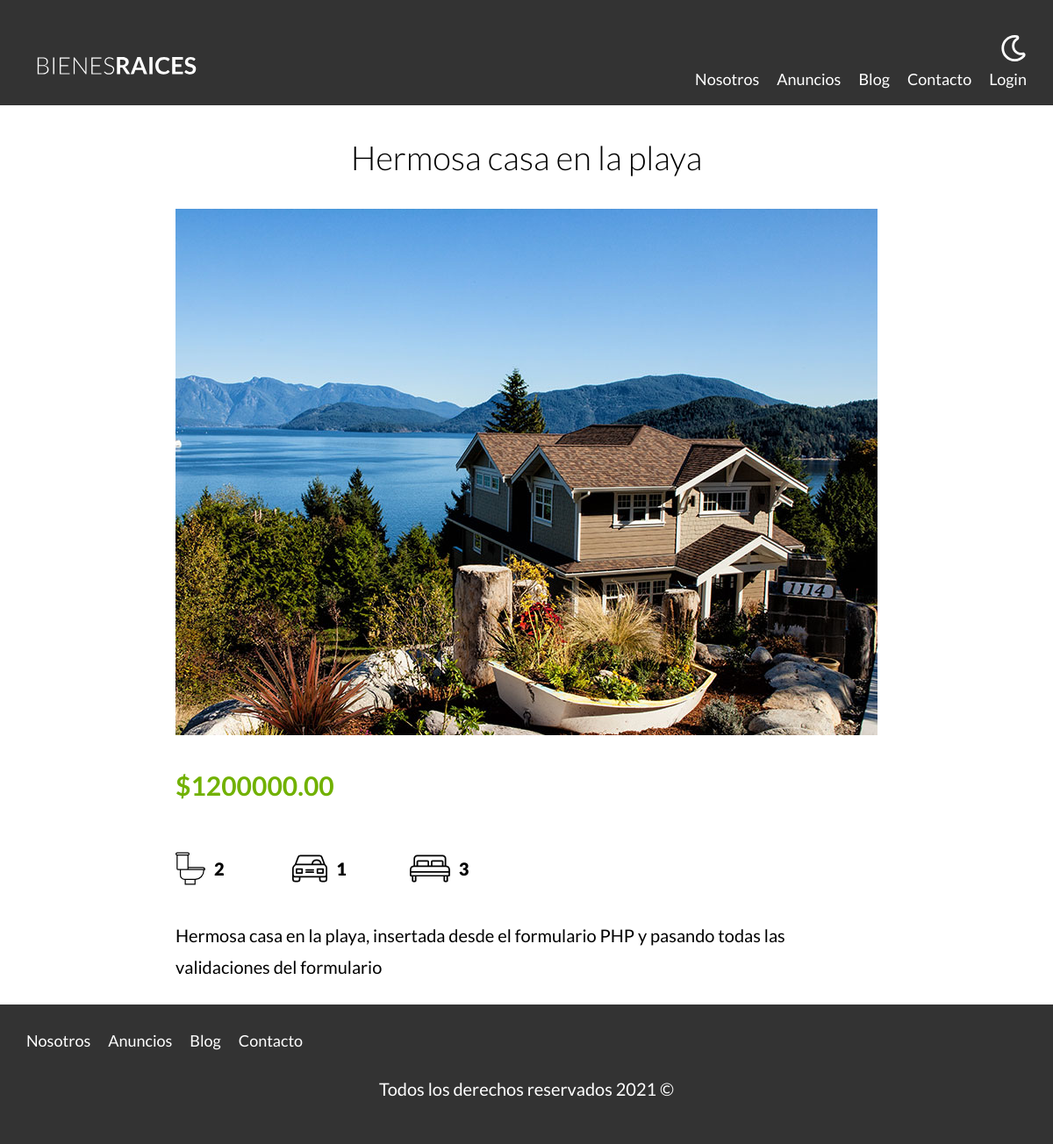
/anuncio.php?id=4, run on the app's committed database.
### tables this page shows
CREATE TABLE `propiedades` (
  `id` int(11) NOT NULL AUTO_INCREMENT,
  `titulo` varchar(60) DEFAULT NULL,
  `precio` decimal(10,2) DEFAULT NULL,
  `imagen` varchar(200) DEFAULT NULL,
  `descripcion` longtext,
  `habitaciones` int(1) DEFAULT NULL,
  `wc` int(1) DEFAULT NULL,
  `estacionamiento` int(1) DEFAULT NULL,
  `creado` date DEFAULT NULL,
  `vendedorId` int(11) DEFAULT NULL,
  PRIMARY KEY (`id`),
  KEY `vendedorId_idx` (`vendedorId`),
  CONSTRAINT `vendedorId` FOREIGN KEY (`vendedorId`) REFERENCES `vendedores` (`id`) ON DELETE NO ACTION ON UPDATE NO ACTION
);

### anuncio.php (called while the page is built, shortened)
<?php
    include 'includes/templates/anuncio.php';
?>

### includes/templates/anuncio.php (the view, shortened to what this page needs)
<?php
    $id = $_GET['id'];
    $id = filter_var($id, FILTER_VALIDATE_INT);
    $db = conectarDB();
    $query = "SELECT * FROM propiedades WHERE id = ${id}";
    $resultado = mysqli_query($db, $query);
    $propiedad = mysqli_fetch_assoc($resultado);
?>
<main class="contenedor seccion contenido-centrado">
    <h1><?php echo $propiedad['titulo']; ?></h1>
    <img loading="lazy" src="/imagenes/<?php echo $propiedad['imagen']; ?>" alt="Anuncio">
    <div class="resumen-propiedad">
        <p class="precio">$<?php echo $propiedad['precio']; ?></p>
        <ul class="iconos-caracteristicas">
            <li>
                <img class="icono" loading="lazy" src="build/img/icono_wc.svg" alt="icono wc">
                <p><?php echo $propiedad['wc']; ?></p>
            </li>
            <li>
                <img class="icono" loading="lazy" src="build/img/icono_estacionamiento.svg" alt="icono estacionamiento">
                <p><?php echo $propiedad['estacionamiento']; ?></p>
            </li>
            <li>
                <img class="icono" loading="lazy" src="build/img/icono_dormitorio.svg" alt="icono habitaciones">
                <p><?php echo $propiedad['habitaciones']; ?></p>
            </li>
        </ul>
        <p>
        <?php echo $propiedad['descripcion']; ?>
        </p>
    </div>
</main>

### build/css/app.css (style rules this page uses)
html { line-height:1.15;-webkit-text-size-adjust:100% }
body { margin:0 }
main { display:block }
h1 { font-size:2em;margin:.67em 0 }
img { border-style:none }
html { font-size:62.5%;box-sizing:border-box }
*,:after,:before { box-sizing:inherit }
body { font-family:Lato,sans-serif;font-size:1.6rem;line-height:1.8 }
p { color:#000;font-size:2rem }
.contenedor { width:95%;max-width:120rem;margin:0 auto }
img,picture { width:100%;display:block }
h1,h2,h3 { font-family:Lato,sans-serif;margin:2.5rem 0;font-weight:300;text-align:center }
h1 { font-size:3.8rem }
.seccion { margin-top:2.5rem;margin-bottom:2.5rem }
.contenido-centrado { max-width:80rem }
.icono { text-align:center }
.precio { color:#71b100;font-weight:700;font-size:3rem }
.iconos-caracteristicas { display:flex;list-style:none;padding:0;max-width:40rem }
.iconos-caracteristicas li { flex:1;display:flex }
.iconos-caracteristicas li img { flex:0 0 3rem;margin-right:1rem }
.iconos-caracteristicas li p { font-weight:900 }

### data on the page
propiedades: titulo "Hermosa casa en la playa", imagen (picture), precio "1200000.00", wc "2", estacionamiento "1", habitaciones "3", descripcion "Hermosa casa en la playa, insertada desde el formulario PHP y pasando todas las validaciones del formulario"
